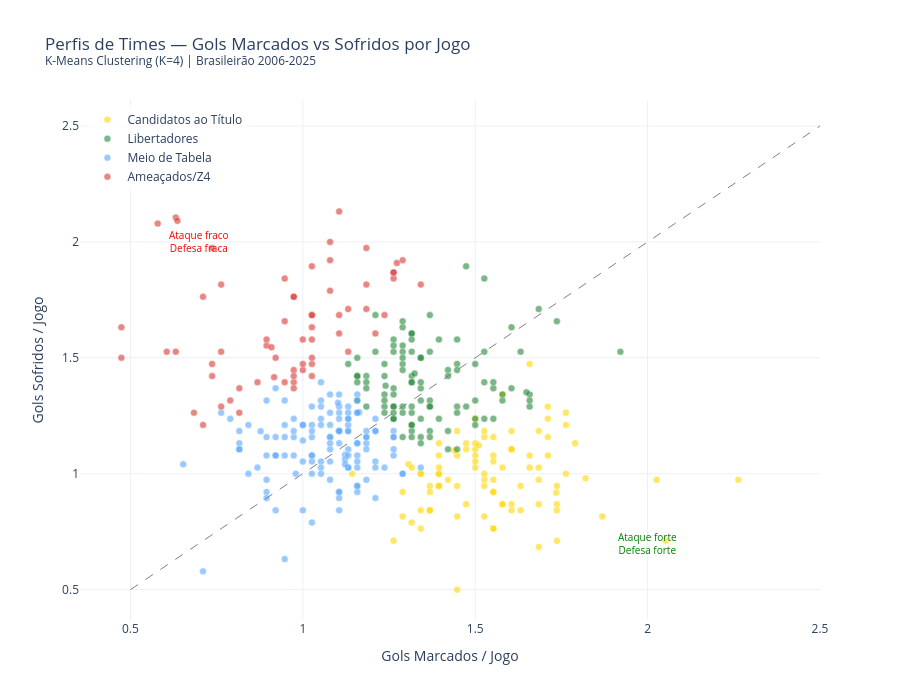

The cell this chart's notebook holds for it:
### Code cell
# === GRÁFICO 3: SCATTER — GOLS MARCADOS vs SOFRIDOS com CLUSTERS ===

cluster_colors = {
    'Candidatos ao Título': '#ffd700',
    'Libertadores': '#238636',
    'Meio de Tabela': '#58a6ff',
    'Ameaçados/Z4': '#da3633'
}

fig_scatter = go.Figure()

for perfil, cor in cluster_colors.items():
    sub = df_metricas[df_metricas['perfil'] == perfil]
    fig_scatter.add_trace(go.Scatter(
        x=sub['media_gm'], y=sub['media_gs'],
        mode='markers',
        marker=dict(color=cor, size=7, opacity=0.6, line=dict(width=0.5, color='white')),
        name=perfil,
        hovertemplate='%{customdata[0]} (%{customdata[1]})<br>'
                      'GM/jogo: %{x:.2f}<br>GS/jogo: %{y:.2f}<br>'
                      'Posição: %{customdata[2]}°<extra>' + perfil + '</extra>',
        customdata=sub[['time', 'ano', 'posicao']].values
    ))

# Diagonal de equilíbrio
fig_scatter.add_trace(go.Scatter(
    x=[0.5, 2.5], y=[0.5, 2.5],
    mode='lines', line=dict(color='gray', dash='dash', width=1),
    showlegend=False, hoverinfo='skip'
))

fig_scatter.add_annotation(x=2.0, y=0.7, text='Ataque forte<br>Defesa forte',
                           showarrow=False, font=dict(color='green', size=10))
fig_scatter.add_annotation(x=0.7, y=2.0, text='Ataque fraco<br>Defesa fraca',
                           showarrow=False, font=dict(color='red', size=10))

fig_scatter.update_layout(
    title='Perfis de Times — Gols Marcados vs Sofridos por Jogo<br>'
          '<sup>K-Means Clustering (K=4) | Brasileirão 2006-2025</sup>',
    xaxis_title='Gols Marcados / Jogo',
    yaxis_title='Gols Sofridos / Jogo',
    template='plotly_white',
    width=900, height=700,
    legend=dict(x=0.01, y=0.99, bgcolor='rgba(255,255,255,0.8)')
)

fig_scatter.show()
fig_scatter.write_html('../charts/cluster_scatter.html', include_plotlyjs='cdn')
print('Gráfico exportado: charts/cluster_scatter.html')
